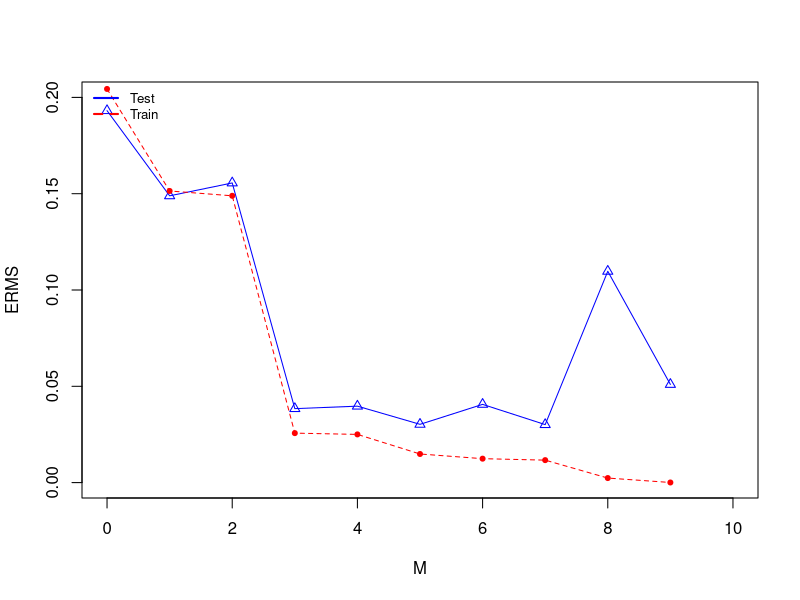

Source code (R):
## File Created from LinearRegressionWithoutRegularization.java - M vs Erms values ##

x <- c(0, 1, 2, 3, 4, 5, 6, 7, 8, 9)
y1 <- c(0.1931182912183057, 0.1489108720798555, 0.15558443456741558, 0.0384022289761202, 0.039686475705905014, 0.030251415171868957, 0.04061930588980862, 0.03010589560680982, 0.10971484637668906, 0.05096906066558534)
y2 <- c(0.20439011578503496, 0.15142046562732744, 0.14891243848972882, 0.025680797378786323, 0.025025296598739415, 0.01484995031979926, 0.012421669538110006, 0.011659185083886007, 0.0023574206518148827, 5.478694633580192E-5)

plot(x, y1, type='o', pch=2, col="blue", xlab="M", ylab="ERMS", ylim=c(0, 0.2), xlim=c(0,10)) 
lines(x, y2, type='o', pch=20, col="red", lty=2) 
legend("topleft", c("Test","Train"), cex=0.8, col=c("blue","red"), lty=1:2, lwd=2, bty="n")